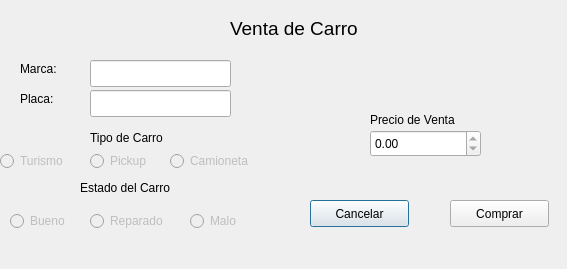
<?xml version="1.0" encoding="UTF-8"?>
<ui version="4.0">
 <class>Venta_carro</class>
 <widget class="QDialog" name="Venta_carro">
  <property name="geometry">
   <rect>
    <x>0</x>
    <y>0</y>
    <width>567</width>
    <height>269</height>
   </rect>
  </property>
  <property name="windowTitle">
   <string>Dialog</string>
  </property>
  <widget class="QRadioButton" name="rb_tipo_camioneta_venta">
   <property name="enabled">
    <bool>false</bool>
   </property>
   <property name="geometry">
    <rect>
     <x>170</x>
     <y>150</y>
     <width>101</width>
     <height>22</height>
    </rect>
   </property>
   <property name="text">
    <string>Camioneta</string>
   </property>
   <property name="checkable">
    <bool>true</bool>
   </property>
  </widget>
  <widget class="QDoubleSpinBox" name="dsb_carro_precio_venta">
   <property name="enabled">
    <bool>true</bool>
   </property>
   <property name="geometry">
    <rect>
     <x>370</x>
     <y>130</y>
     <width>111</width>
     <height>27</height>
    </rect>
   </property>
   <property name="readOnly">
    <bool>true</bool>
   </property>
   <property name="maximum">
    <double>999999.989999999990687</double>
   </property>
  </widget>
  <widget class="QLineEdit" name="le_marca_carro_venta">
   <property name="geometry">
    <rect>
     <x>90</x>
     <y>60</y>
     <width>141</width>
     <height>27</height>
    </rect>
   </property>
   <property name="readOnly">
    <bool>true</bool>
   </property>
  </widget>
  <widget class="QRadioButton" name="rb_estado_bueno_carro_venta">
   <property name="enabled">
    <bool>false</bool>
   </property>
   <property name="geometry">
    <rect>
     <x>10</x>
     <y>210</y>
     <width>71</width>
     <height>22</height>
    </rect>
   </property>
   <property name="text">
    <string>Bueno</string>
   </property>
   <property name="checkable">
    <bool>true</bool>
   </property>
  </widget>
  <widget class="QPushButton" name="pb_cancelar_venta_carro">
   <property name="geometry">
    <rect>
     <x>310</x>
     <y>200</y>
     <width>99</width>
     <height>27</height>
    </rect>
   </property>
   <property name="cursor">
    <cursorShape>PointingHandCursor</cursorShape>
   </property>
   <property name="text">
    <string>Cancelar</string>
   </property>
  </widget>
  <widget class="QLabel" name="label_11">
   <property name="geometry">
    <rect>
     <x>370</x>
     <y>110</y>
     <width>111</width>
     <height>20</height>
    </rect>
   </property>
   <property name="text">
    <string>Precio de Venta</string>
   </property>
  </widget>
  <widget class="QRadioButton" name="rb_tipo_pickup_venta">
   <property name="enabled">
    <bool>false</bool>
   </property>
   <property name="geometry">
    <rect>
     <x>90</x>
     <y>150</y>
     <width>91</width>
     <height>22</height>
    </rect>
   </property>
   <property name="text">
    <string>Pickup</string>
   </property>
   <property name="checkable">
    <bool>true</bool>
   </property>
  </widget>
  <widget class="QLabel" name="label_2">
   <property name="geometry">
    <rect>
     <x>20</x>
     <y>60</y>
     <width>67</width>
     <height>17</height>
    </rect>
   </property>
   <property name="text">
    <string>Marca:</string>
   </property>
  </widget>
  <widget class="QLabel" name="label">
   <property name="geometry">
    <rect>
     <x>230</x>
     <y>20</y>
     <width>131</width>
     <height>17</height>
    </rect>
   </property>
   <property name="font">
    <font>
     <pointsize>14</pointsize>
    </font>
   </property>
   <property name="text">
    <string>Venta de Carro</string>
   </property>
  </widget>
  <widget class="QLabel" name="label_4">
   <property name="geometry">
    <rect>
     <x>80</x>
     <y>180</y>
     <width>131</width>
     <height>16</height>
    </rect>
   </property>
   <property name="text">
    <string>Estado del Carro</string>
   </property>
  </widget>
  <widget class="QRadioButton" name="rb_estado_reparado_carro_venta">
   <property name="enabled">
    <bool>false</bool>
   </property>
   <property name="geometry">
    <rect>
     <x>90</x>
     <y>210</y>
     <width>91</width>
     <height>22</height>
    </rect>
   </property>
   <property name="text">
    <string>Reparado</string>
   </property>
   <property name="checkable">
    <bool>true</bool>
   </property>
  </widget>
  <widget class="QLabel" name="label_3">
   <property name="geometry">
    <rect>
     <x>20</x>
     <y>90</y>
     <width>67</width>
     <height>17</height>
    </rect>
   </property>
   <property name="text">
    <string>Placa:</string>
   </property>
  </widget>
  <widget class="QPushButton" name="pb_comprar_venta_carro">
   <property name="geometry">
    <rect>
     <x>450</x>
     <y>200</y>
     <width>99</width>
     <height>27</height>
    </rect>
   </property>
   <property name="cursor">
    <cursorShape>PointingHandCursor</cursorShape>
   </property>
   <property name="text">
    <string>Comprar</string>
   </property>
  </widget>
  <widget class="QLineEdit" name="le_placa_carro_venta">
   <property name="geometry">
    <rect>
     <x>90</x>
     <y>90</y>
     <width>141</width>
     <height>27</height>
    </rect>
   </property>
   <property name="readOnly">
    <bool>true</bool>
   </property>
  </widget>
  <widget class="QRadioButton" name="rb_estado_malo_carro_venta">
   <property name="enabled">
    <bool>false</bool>
   </property>
   <property name="geometry">
    <rect>
     <x>190</x>
     <y>210</y>
     <width>61</width>
     <height>22</height>
    </rect>
   </property>
   <property name="text">
    <string>Malo</string>
   </property>
   <property name="checkable">
    <bool>true</bool>
   </property>
  </widget>
  <widget class="QRadioButton" name="rb_tipo_turismo_venta">
   <property name="enabled">
    <bool>false</bool>
   </property>
   <property name="geometry">
    <rect>
     <x>0</x>
     <y>150</y>
     <width>81</width>
     <height>22</height>
    </rect>
   </property>
   <property name="text">
    <string>Turismo</string>
   </property>
   <property name="checkable">
    <bool>true</bool>
   </property>
  </widget>
  <widget class="QLabel" name="label_9">
   <property name="geometry">
    <rect>
     <x>90</x>
     <y>130</y>
     <width>101</width>
     <height>16</height>
    </rect>
   </property>
   <property name="text">
    <string>Tipo de Carro</string>
   </property>
  </widget>
  <zorder>pb_cancelar_venta_carro</zorder>
  <zorder>rb_tipo_camioneta_venta</zorder>
  <zorder>dsb_carro_precio_venta</zorder>
  <zorder>le_marca_carro_venta</zorder>
  <zorder>rb_estado_bueno_carro_venta</zorder>
  <zorder>label_11</zorder>
  <zorder>rb_tipo_pickup_venta</zorder>
  <zorder>label_2</zorder>
  <zorder>label</zorder>
  <zorder>label_4</zorder>
  <zorder>rb_estado_reparado_carro_venta</zorder>
  <zorder>label_3</zorder>
  <zorder>le_placa_carro_venta</zorder>
  <zorder>rb_estado_malo_carro_venta</zorder>
  <zorder>rb_tipo_turismo_venta</zorder>
  <zorder>label_9</zorder>
  <zorder>pb_comprar_venta_carro</zorder>
 </widget>
 <resources/>
 <connections>
  <connection>
   <sender>pb_cancelar_venta_carro</sender>
   <signal>clicked()</signal>
   <receiver>Venta_carro</receiver>
   <slot>close()</slot>
   <hints>
    <hint type="sourcelabel">
     <x>353</x>
     <y>202</y>
    </hint>
    <hint type="destinationlabel">
     <x>297</x>
     <y>235</y>
    </hint>
   </hints>
  </connection>
 </connections>
</ui>
